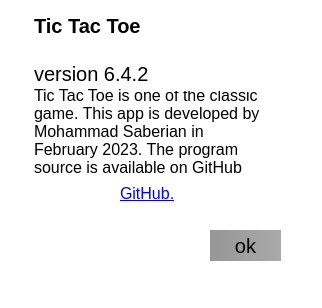
<?xml version="1.0" encoding="UTF-8"?>
<ui version="4.0">
 <class>MainWindow</class>
 <widget class="QMainWindow" name="MainWindow">
  <property name="geometry">
   <rect>
    <x>0</x>
    <y>0</y>
    <width>322</width>
    <height>308</height>
   </rect>
  </property>
  <property name="minimumSize">
   <size>
    <width>322</width>
    <height>308</height>
   </size>
  </property>
  <property name="maximumSize">
   <size>
    <width>322</width>
    <height>308</height>
   </size>
  </property>
  <property name="mouseTracking">
   <bool>false</bool>
  </property>
  <property name="tabletTracking">
   <bool>false</bool>
  </property>
  <property name="acceptDrops">
   <bool>false</bool>
  </property>
  <property name="windowTitle">
   <string>MainWindow</string>
  </property>
  <property name="styleSheet">
   <string notr="true">background-color: white; border: none;</string>
  </property>
  <widget class="QWidget" name="centralwidget">
   <widget class="QTextEdit" name="textEdit">
    <property name="geometry">
     <rect>
      <x>30</x>
      <y>10</y>
      <width>241</width>
      <height>221</height>
     </rect>
    </property>
    <property name="font">
     <font>
      <pointsize>15</pointsize>
     </font>
    </property>
    <property name="styleSheet">
     <string notr="true">background-color: transparent; border: none;</string>
    </property>
    <property name="readOnly">
     <bool>true</bool>
    </property>
    <property name="html">
     <string>&lt;!DOCTYPE HTML PUBLIC &quot;-//W3C//DTD HTML 4.0//EN&quot; &quot;http://www.w3.org/TR/REC-html40/strict.dtd&quot;&gt;
&lt;html&gt;&lt;head&gt;&lt;meta name=&quot;qrichtext&quot; content=&quot;1&quot; /&gt;&lt;meta charset=&quot;utf-8&quot; /&gt;&lt;style type=&quot;text/css&quot;&gt;
p, li { white-space: pre-wrap; }
hr { height: 1px; border-width: 0; }
li.unchecked::marker { content: &quot;\2610&quot;; }
li.checked::marker { content: &quot;\2612&quot;; }
&lt;/style&gt;&lt;/head&gt;&lt;body style=&quot; font-family:'Segoe UI'; font-size:15pt; font-weight:400; font-style:normal;&quot;&gt;
&lt;p style=&quot; margin-top:0px; margin-bottom:0px; margin-left:0px; margin-right:0px; -qt-block-indent:0; text-indent:0px;&quot;&gt;&lt;span style=&quot; font-weight:700;&quot;&gt;Tic Tac Toe&lt;/span&gt;&lt;/p&gt;
&lt;p style=&quot;-qt-paragraph-type:empty; margin-top:0px; margin-bottom:0px; margin-left:0px; margin-right:0px; -qt-block-indent:0; text-indent:0px; font-weight:700;&quot;&gt;&lt;br /&gt;&lt;/p&gt;
&lt;p style=&quot; margin-top:0px; margin-bottom:0px; margin-left:0px; margin-right:0px; -qt-block-indent:0; text-indent:0px;&quot;&gt;version 6.4.2&lt;/p&gt;
&lt;p style=&quot; margin-top:0px; margin-bottom:0px; margin-left:0px; margin-right:0px; -qt-block-indent:0; text-indent:0px;&quot;&gt;&lt;span style=&quot; font-size:12pt;&quot;&gt;Tic Tac Toe is one of the classic game. This app is developed by Mohammad Saberian in February 2023. The program source is available on GitHub                    &lt;/span&gt;&lt;/p&gt;&lt;/body&gt;&lt;/html&gt;</string>
    </property>
   </widget>
   <widget class="QPushButton" name="btn_ok">
    <property name="geometry">
     <rect>
      <x>210</x>
      <y>230</y>
      <width>71</width>
      <height>31</height>
     </rect>
    </property>
    <property name="font">
     <font>
      <pointsize>15</pointsize>
     </font>
    </property>
    <property name="cursor">
     <cursorShape>PointingHandCursor</cursorShape>
    </property>
    <property name="styleSheet">
     <string notr="true">background-color: qlineargradient(spread:pad, x1:0, y1:0, x2:1, y2:0, stop:0 rgba(150, 150, 150, 255), stop:1 rgba(170, 170, 170, 255))
</string>
    </property>
    <property name="text">
     <string>ok</string>
    </property>
   </widget>
   <widget class="QLabel" name="label">
    <property name="geometry">
     <rect>
      <x>170</x>
      <y>10</y>
      <width>91</width>
      <height>81</height>
     </rect>
    </property>
    <property name="sizePolicy">
     <sizepolicy hsizetype="Expanding" vsizetype="Expanding">
      <horstretch>0</horstretch>
      <verstretch>0</verstretch>
     </sizepolicy>
    </property>
    <property name="text">
     <string/>
    </property>
    <property name="pixmap">
     <pixmap>tic tac toe.jpeg</pixmap>
    </property>
    <property name="scaledContents">
     <bool>true</bool>
    </property>
    <property name="alignment">
     <set>Qt::AlignCenter</set>
    </property>
   </widget>
   <widget class="QLabel" name="label_2">
    <property name="geometry">
     <rect>
      <x>120</x>
      <y>184</y>
      <width>61</width>
      <height>20</height>
     </rect>
    </property>
    <property name="font">
     <font>
      <pointsize>12</pointsize>
     </font>
    </property>
    <property name="text">
     <string>&lt;html&gt;&lt;head/&gt;&lt;body&gt;&lt;p&gt;&lt;a href=&quot;https://github.com/MSaberian/PyLearnGUI/tree/main/PyLearnGUITicTacToe&quot;&gt;&lt;span style=&quot; text-decoration: underline; color:#0000ff;&quot;&gt;GitHub.&lt;/span&gt;&lt;/a&gt;&lt;/p&gt;&lt;/body&gt;&lt;/html&gt;</string>
    </property>
    <property name="openExternalLinks">
     <bool>true</bool>
    </property>
   </widget>
  </widget>
  <widget class="QMenuBar" name="menubar">
   <property name="geometry">
    <rect>
     <x>0</x>
     <y>0</y>
     <width>322</width>
     <height>22</height>
    </rect>
   </property>
  </widget>
  <widget class="QStatusBar" name="statusbar"/>
 </widget>
 <resources/>
 <connections/>
</ui>
